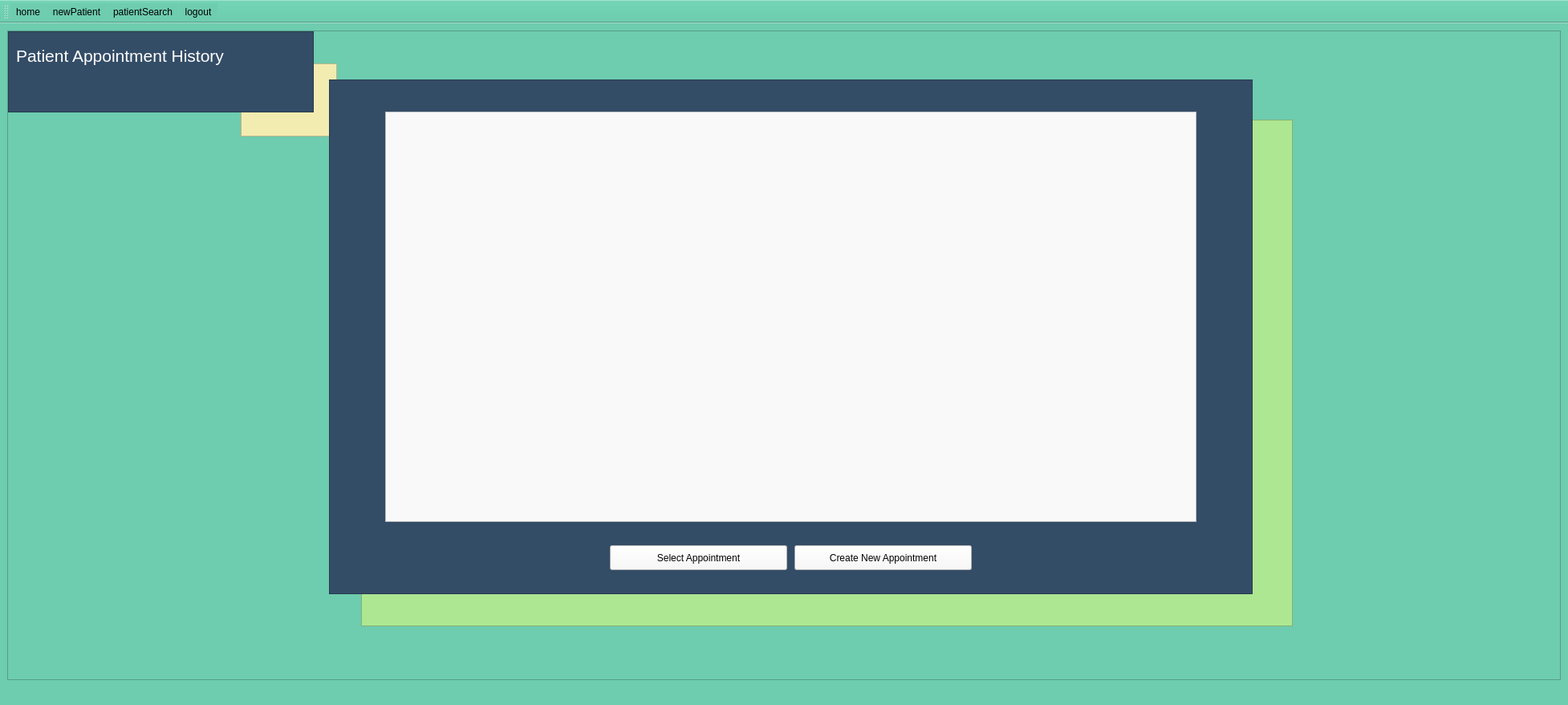
<?xml version="1.0" encoding="UTF-8"?>
<ui version="4.0">
 <class>openPatientMenu</class>
 <widget class="QMainWindow" name="openPatientMenu">
  <property name="geometry">
   <rect>
    <x>0</x>
    <y>0</y>
    <width>1954</width>
    <height>878</height>
   </rect>
  </property>
  <property name="font">
   <font>
    <pointsize>11</pointsize>
   </font>
  </property>
  <property name="windowTitle">
   <string>MainWindow</string>
  </property>
  <property name="styleSheet">
   <string notr="true">background-color: rgb(110, 204, 175);</string>
  </property>
  <widget class="QWidget" name="centralwidget">
   <layout class="QGridLayout" name="gridLayout">
    <item row="0" column="0">
     <widget class="QScrollArea" name="scrollArea">
      <property name="widgetResizable">
       <bool>true</bool>
      </property>
      <widget class="QWidget" name="scrollAreaWidgetContents">
       <property name="geometry">
        <rect>
         <x>0</x>
         <y>0</y>
         <width>1934</width>
         <height>776</height>
        </rect>
       </property>
       <property name="minimumSize">
        <size>
         <width>1934</width>
         <height>776</height>
        </size>
       </property>
       <widget class="QLabel" name="patient_appointment_history_label">
        <property name="geometry">
         <rect>
          <x>10</x>
          <y>10</y>
          <width>341</width>
          <height>41</height>
         </rect>
        </property>
        <property name="font">
         <font>
          <pointsize>16</pointsize>
         </font>
        </property>
        <property name="styleSheet">
         <string notr="true">background-color: rgb(52, 77, 103);
color: rgb(255, 255, 255);</string>
        </property>
        <property name="text">
         <string>Patient Appointment History</string>
        </property>
       </widget>
       <widget class="QFrame" name="frame_4">
        <property name="geometry">
         <rect>
          <x>290</x>
          <y>40</y>
          <width>120</width>
          <height>91</height>
         </rect>
        </property>
        <property name="styleSheet">
         <string notr="true">background-color: rgb(243, 236, 176);</string>
        </property>
        <property name="frameShape">
         <enum>QFrame::StyledPanel</enum>
        </property>
        <property name="frameShadow">
         <enum>QFrame::Raised</enum>
        </property>
       </widget>
       <widget class="QPushButton" name="select_appointment_pushButton">
        <property name="geometry">
         <rect>
          <x>750</x>
          <y>640</y>
          <width>221</width>
          <height>31</height>
         </rect>
        </property>
        <property name="styleSheet">
         <string notr="true">background-color: rgb(249, 249, 249);</string>
        </property>
        <property name="text">
         <string>Select Appointment</string>
        </property>
       </widget>
       <widget class="QPushButton" name="create_new_appointment_pushButton">
        <property name="geometry">
         <rect>
          <x>980</x>
          <y>640</y>
          <width>221</width>
          <height>31</height>
         </rect>
        </property>
        <property name="styleSheet">
         <string notr="true">background-color: rgb(249, 249, 249);</string>
        </property>
        <property name="text">
         <string>Create New Appointment</string>
        </property>
       </widget>
       <widget class="QFrame" name="frame">
        <property name="geometry">
         <rect>
          <x>400</x>
          <y>60</y>
          <width>1151</width>
          <height>641</height>
         </rect>
        </property>
        <property name="styleSheet">
         <string notr="true">background-color: rgb(52, 77, 103);</string>
        </property>
        <property name="frameShape">
         <enum>QFrame::StyledPanel</enum>
        </property>
        <property name="frameShadow">
         <enum>QFrame::Raised</enum>
        </property>
        <widget class="QListWidget" name="appointment_history_listView">
         <property name="geometry">
          <rect>
           <x>70</x>
           <y>40</y>
           <width>1011</width>
           <height>511</height>
          </rect>
         </property>
         <property name="styleSheet">
          <string notr="true">background-color: rgb(249, 249, 249);
color: rgb(0, 0, 0);</string>
         </property>
        </widget>
       </widget>
       <widget class="QFrame" name="frame_2">
        <property name="geometry">
         <rect>
          <x>0</x>
          <y>0</y>
          <width>381</width>
          <height>101</height>
         </rect>
        </property>
        <property name="styleSheet">
         <string notr="true">background-color: rgb(52, 77, 103);</string>
        </property>
        <property name="frameShape">
         <enum>QFrame::StyledPanel</enum>
        </property>
        <property name="frameShadow">
         <enum>QFrame::Raised</enum>
        </property>
       </widget>
       <widget class="QFrame" name="frame_3">
        <property name="geometry">
         <rect>
          <x>440</x>
          <y>110</y>
          <width>1161</width>
          <height>631</height>
         </rect>
        </property>
        <property name="styleSheet">
         <string notr="true">background-color: rgb(173, 231, 146);</string>
        </property>
        <property name="frameShape">
         <enum>QFrame::StyledPanel</enum>
        </property>
        <property name="frameShadow">
         <enum>QFrame::Raised</enum>
        </property>
       </widget>
       <zorder>frame_4</zorder>
       <zorder>frame_3</zorder>
       <zorder>frame</zorder>
       <zorder>frame_2</zorder>
       <zorder>patient_appointment_history_label</zorder>
       <zorder>select_appointment_pushButton</zorder>
       <zorder>create_new_appointment_pushButton</zorder>
      </widget>
     </widget>
    </item>
   </layout>
  </widget>
  <widget class="QMenuBar" name="menubar">
   <property name="geometry">
    <rect>
     <x>0</x>
     <y>0</y>
     <width>1954</width>
     <height>21</height>
    </rect>
   </property>
  </widget>
  <widget class="QStatusBar" name="statusbar"/>
  <widget class="QToolBar" name="toolBar">
   <property name="windowTitle">
    <string>toolBar</string>
   </property>
   <attribute name="toolBarArea">
    <enum>TopToolBarArea</enum>
   </attribute>
   <attribute name="toolBarBreak">
    <bool>false</bool>
   </attribute>
   <addaction name="actionhome"/>
   <addaction name="actionnewPatient"/>
   <addaction name="actionpatientSearch"/>
   <addaction name="actionlogout"/>
  </widget>
  <action name="actionhome">
   <property name="icon">
    <iconset>
     <normaloff>:/Images/Images/home.png</normaloff>:/Images/Images/home.png</iconset>
   </property>
   <property name="text">
    <string>home</string>
   </property>
  </action>
  <action name="actionnewPatient">
   <property name="icon">
    <iconset>
     <normaloff>:/Images/Images/plus-button.png</normaloff>:/Images/Images/plus-button.png</iconset>
   </property>
   <property name="text">
    <string>newPatient</string>
   </property>
  </action>
  <action name="actionpatientSearch">
   <property name="icon">
    <iconset>
     <normaloff>:/Images/Images/magnifier.png</normaloff>:/Images/Images/magnifier.png</iconset>
   </property>
   <property name="text">
    <string>patientSearch</string>
   </property>
  </action>
  <action name="actionlogout">
   <property name="icon">
    <iconset>
     <normaloff>:/Images/Images/door--arrow.png</normaloff>:/Images/Images/door--arrow.png</iconset>
   </property>
   <property name="text">
    <string>logout</string>
   </property>
  </action>
 </widget>
 <resources>
  <include location="Resouces.qrc"/>
 </resources>
 <connections/>
</ui>
